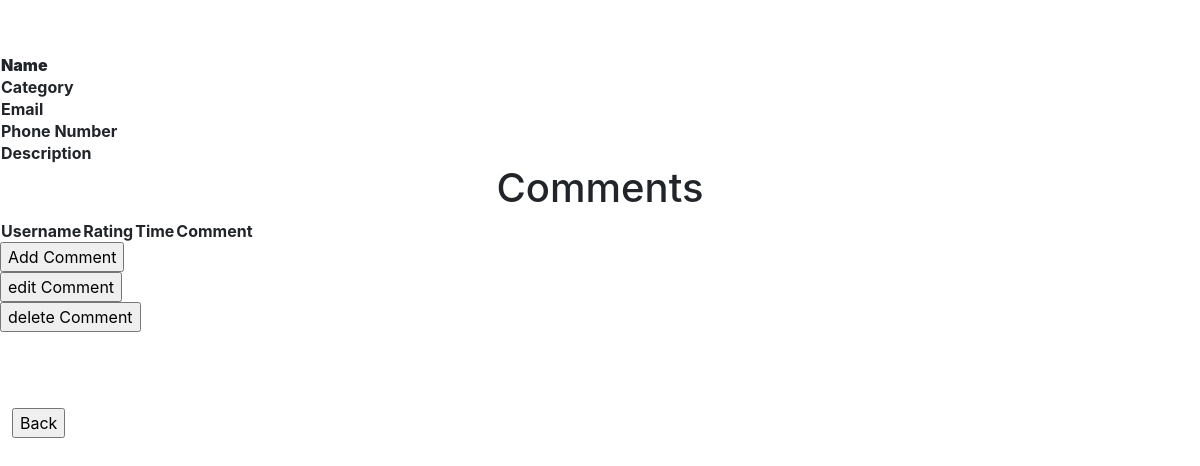
/HTML/detail_View.php?table=Computer Repair, run on an earlier commit of the app's database.
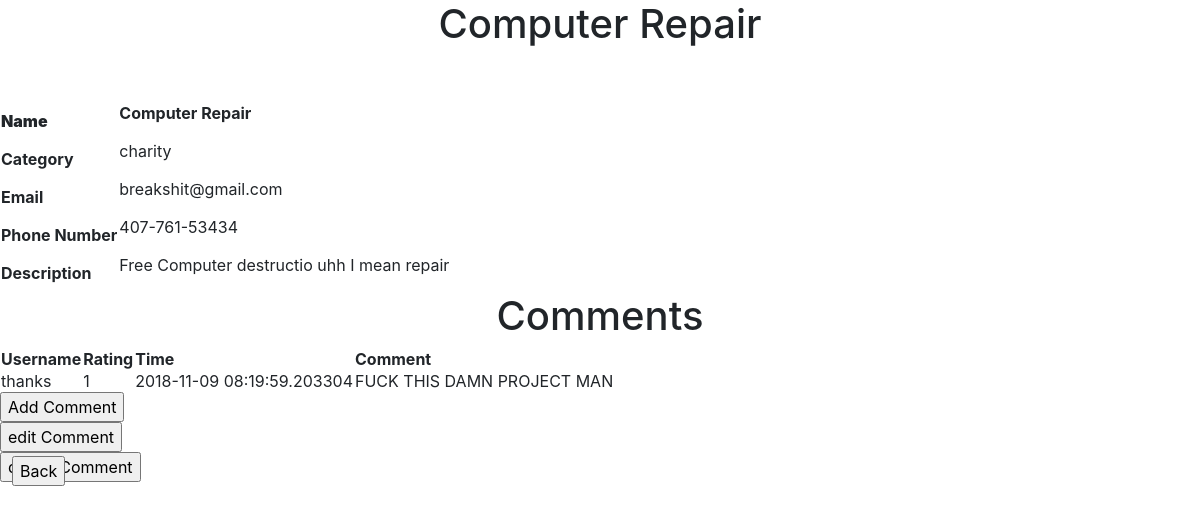
And on a later commit of the database.
### tables this page shows
CREATE TABLE IF NOT EXISTS `events` (
  `id` int(10) UNSIGNED NOT NULL AUTO_INCREMENT,
  `name` varchar(50) NOT NULL COMMENT 'Name of Event',
  `description` varchar(240) NOT NULL COMMENT 'Description of Event',
  `category` varchar(100) NOT NULL COMMENT 'Event Type',
  `type` int(2) NOT NULL COMMENT 'Privilege ',
  `phone` varchar(15) NOT NULL COMMENT 'Event Phone number',
  `email` varchar(50) NOT NULL COMMENT 'Event Email',
  `lat` decimal(13,8) NOT NULL COMMENT 'Latitude',
  `log` decimal(10,8) NOT NULL COMMENT 'Longitude',
  `event_datetime` datetime(6) DEFAULT NULL COMMENT 'The time the event takes place',
  PRIMARY KEY (`id`)
);

CREATE TABLE IF NOT EXISTS `comments` (
  `c_id` int(20) NOT NULL AUTO_INCREMENT COMMENT 'comment ID',
  `event_id` int(5) NOT NULL COMMENT 'Event ID',
  `comment_text` text NOT NULL COMMENT 'Comment Text',
  `Rating` int(1) NOT NULL COMMENT '5 star rating',
  `time` timestamp(6) NOT NULL DEFAULT CURRENT_TIMESTAMP(6) COMMENT 'Creation time',
  `username` varchar(20) NOT NULL COMMENT 'User who left the comment',
  PRIMARY KEY (`c_id`,`event_id`),
  KEY `event` (`event_id`),
  KEY `user` (`username`)
);

### HTML/detail_View.php (the view, shortened to what this page needs)
<?php
$db_host = 'localhost';
$db_user = 'root';
$db_pass = '';
$db_name = 'event_creator';
$conn = mysqli_connect($db_host, $db_user, $db_pass, $db_name);
$event = $_GET['table'];
$sql = "SELECT * from events where name = '$event'";
$query = mysqli_query($conn, $sql);
$row = mysqli_fetch_array($query);
$comment_id = $row['id'];
$sql2 = "SELECT * from comments where event_id = '$comment_id'";
$query2 = mysqli_query($conn, $sql2);
?>
<html>
<link rel="stylesheet" href="https://maxcdn.bootstrapcdn.com/bootstrap/4.0.0/css/bootstrap.min.css">
<body>
<table class="data-table">
		 <h1 align="center"><?php echo $row['name']?></h1>
		<tbody>
			<input class="logout_button" type="button" onclick="location.href='Events.php';" value="Back" style="position: relative; left: 1%; top: 50%;">
		<?php
			echo "<tr>
					<p><th><strong>Name</strong></th><th>".$row['name']."</p></th>
				  </tr>
				  <tr>
					<p><td><strong>Category</strong></td><td>".$row['category']."</p></td>
				  <tr>
					<p><td><strong>Email</strong></td><td>".$row['email']."</p></td>
				  </tr>
				  <tr>
					<p><td><strong>Phone Number</strong></td><td>".$row['phone']."</p></td>
				  </tr>
				  <tr>
					<p><td><strong>Description</strong></td><td>".$row['description']."</p></td>
				  </tr>
				";
		?>
		</tbody>
	</table>
	<table class="data-table">
		 <h1 align="center">Comments</h1>
		<thead>
			<tr>
				<th>Username</th>
				<th>Rating</th>
				<th>Time</th>
				<th>Comment</th>
			</tr>
		</thead>
		<tbody>
		<?php
		while ($comment = mysqli_fetch_array($query2) )
			{
				echo "<tr>
						<td>".$comment['username']."</td>
						<td>".$comment['Rating']."</td>
						<td>".$comment['time']."</td>
						<td>".$comment['comment_text']."</td>
					</tr>";
			}
		?>
		</tbody>
	</table>
	<input type='button' id='forgothide' value='Add Comment' onclick="location.href='new_comment.html';"><br>
	<input type='button' id='forgothide' value='edit Comment' onclick="location.href='new_comment.html';"><br>
	<input type='button' id='forgothide' value='delete Comment' onclick="location.href='new_comment.html';">
</body>
</html>

What changed in the data, as far as the page shows it:
added events: name "Computer Repair", category "charity", email "breakshit@gmail.com", phone "407-761-53434", description "Free Computer destructio uhh I mean repair"
added comments: username "thanks", Rating "1", time "2018-11-09 08:19:59.203304", comment_text "FUCK THIS DAMN PROJECT MAN"
